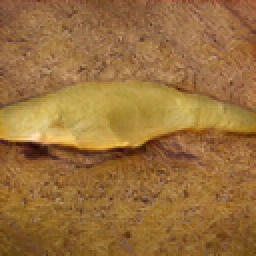
#> input picture testing/images/fake/AI_img1.jpeg, 128 x 128 px (shown 2 times larger); its folder holds only this picture in this run
$ python generate_pillar5_dataset.py   (older library calls are emulated)
#> lines starting #> are read from the running program, lines starting #| are printed output that depends on the picture; after the words box and inside, x2 and y2 are one past the last pixel; in counts of white or black regions, pixels touching at a corner belong together
import cv2
import numpy as np
import pandas as pd
import math
import os
import random
import argparse
from pathlib import Path
from concurrent.futures import ProcessPoolExecutor
import multiprocessing

def calculate_intersection(line1, line2):
    x1, y1, x2, y2 = line1
    x3, y3, x4, y4 = line2
    denom = (x1 - x2) * (y3 - y4) - (y1 - y2) * (x3 - x4)
    if denom == 0: return None
    px = ((x1 * y2 - y1 * x2) * (x3 - x4) - (x1 - x2) * (x3 * y4 - y3 * x4)) / denom
    py = ((x1 * y2 - y1 * x2) * (y3 - y4) - (y1 - y2) * (x3 * y4 - y3 * x4)) / denom
    return (px, py)

def extract_features(image_path, ransac_iters=800, target_dim=800):
    """
    Extracts multi-domain physics & illumination forensic features with scale-normalization:
    1. Ray Convergence & Inlier Ratio (RANSAC Vanishing Point)
    2. Angular Dispersion / Variance (Circular statistics)
    3. Shadow Penumbra Chromatic Variance (CIELAB)
    4. Normalized Sensor Noise Residual (Laplacian Variance on standardized canvas)
    """
    try:
        img = cv2.imread(str(image_path))
        if img is None: return None

        h, w = img.shape[:2]

        # Scale normalization to prevent 4K / low-res scale discrepancy
        scale = target_dim / max(h, w)
        img_norm = cv2.resize(img, (int(w * scale), int(h * scale)))

        # 1. Structural Preprocessing & Vector Extraction
        gray = cv2.cvtColor(img_norm, cv2.COLOR_BGR2GRAY)
        blurred = cv2.GaussianBlur(gray, (7, 7), 0)
        thresh = cv2.adaptiveThreshold(blurred, 255, cv2.ADAPTIVE_THRESH_GAUSSIAN_C, cv2.THRESH_BINARY_INV, 21, 5)
        edges = cv2.Canny(thresh, 40, 120)

        lines = cv2.HoughLinesP(edges, 1, np.pi / 180, threshold=50, minLineLength=50, maxLineGap=10)

        # 2. LAB Chromatic Variance in Shadow Regions
        lab = cv2.cvtColor(img_norm, cv2.COLOR_BGR2LAB)
        l_chan, a_chan, b_chan = cv2.split(lab)
        shadow_pix = l_chan < np.percentile(l_chan, 35)
        shadow_chroma_var = float(np.std(a_chan[shadow_pix]) + np.std(b_chan[shadow_pix]))

        # 3. Scale-normalized sensor residual noise
        lap_var = float(np.var(cv2.Laplacian(gray, cv2.CV_64F)))

        if lines is None:
            return {
                'total_lines': 0,
                'max_inliers': 0,
                'inlier_ratio': 0.0,
                'angular_variance_deg': 90.0,
                'shadow_chroma_var': round(shadow_chroma_var, 4),
                'lap_var': round(lap_var, 4)
            }

        lines = lines.reshape(-1, 4).tolist()
        angles = [math.atan2(l[3]-l[1], l[2]-l[0]) for l in lines]
        angles_mod = np.mod(angles, np.pi)
        median_angle = np.median(angles_mod)

        filtered_lines = []
        for line, angle in zip(lines, angles_mod):
            diff = abs(angle - median_angle)
            diff = min(diff, np.pi - diff)
            if diff < 0.35:
                filtered_lines.append(line)

        if len(filtered_lines) < 2:
            return {
                'total_lines': len(lines),
                'max_inliers': 0,
                'inlier_ratio': 0.0,
                'angular_variance_deg': 90.0,
                'shadow_chroma_var': round(shadow_chroma_var, 4),
                'lap_var': round(lap_var, 4)
            }

        # RANSAC Vanishing Point & Inlier estimation
        max_inliers = 0
        best_inlier_lines = []

        iterations = min(ransac_iters, len(filtered_lines) * len(filtered_lines))
        for _ in range(iterations):
            l1, l2 = random.sample(filtered_lines, 2)
            vp = calculate_intersection(l1, l2)
            if vp is None: continue

            inliers = 0
            inlier_lines = []
            for line in filtered_lines:
                den = math.sqrt((line[2]-line[0])**2 + (line[3]-line[1])**2)
                d = abs((line[2]-line[0])*(line[1]-vp[1]) - (line[0]-vp[0])*(line[3]-line[1])) / den if den > 0 else 9999
                if d < 50:
                    inliers += 1
                    inlier_lines.append(line)

            if inliers > max_inliers:
                max_inliers = inliers
                best_inlier_lines = inlier_lines

        inlier_ratio = max_inliers / len(lines) if len(lines) > 0 else 0

        inlier_angles = [math.atan2(l[3]-l[1], l[2]-l[0]) for l in best_inlier_lines]
        mean_sin = np.mean([math.sin(2 * a) for a in inlier_angles]) if inlier_angles else 0
        mean_cos = np.mean([math.cos(2 * a) for a in inlier_angles]) if inlier_angles else 0
        R = math.sqrt(mean_sin**2 + mean_cos**2)
        angular_variance_deg = math.degrees((1.0 - R) * np.pi)

        return {
            'total_lines': len(lines),
            'max_inliers': max_inliers,
            'inlier_ratio': round(inlier_ratio, 4),
            'angular_variance_deg': round(angular_variance_deg, 4),
            'shadow_chroma_var': round(shadow_chroma_var, 4),
            'lap_var': round(lap_var, 4)
        }
    except Exception:
        return None

def process_image_wrapper(args):
    img_path, label = args
    feats = extract_features(img_path)
    if feats:
        feats['label'] = label
        feats['filename'] = Path(img_path).name
        return feats
    return None

def generate_dataset(dataset_dir, output_csv="pillar5_training_dataset.csv", samples_per_class=1200):
#> called with dataset_dir = 'dataset', output_csv = 'pillar5_training_dataset.csv', samples_per_class = 1200
    dataset_dir = Path(dataset_dir)
    authentic_dir = dataset_dir / "authentic"
    fake_dir = dataset_dir / "fake"

    tasks = []

    # 1. Collect Authentic images
    if authentic_dir.exists():
        auth_images = [str(p) for p in authentic_dir.rglob("*.*") if p.suffix.lower() in ['.jpg', '.jpeg', '.png']]
        random.seed(42)
        random.shuffle(auth_images)
        auth_sample = auth_images[:samples_per_class]
        print(f"Sampled {len(auth_sample)} Authentic Images.")
        for p in auth_sample:
            tasks.append((p, 1))

    # 2. Collect Balanced Fake images across all subfolders
    if fake_dir.exists():
        fake_subfolders = [f for f in fake_dir.iterdir() if f.is_dir()]
        fake_sample = []
        if fake_subfolders:
            per_folder = max(1, samples_per_class // len(fake_subfolders))
            for sub in fake_subfolders:
                sub_images = [str(p) for p in sub.rglob("*.*") if p.suffix.lower() in ['.jpg', '.jpeg', '.png']]
                random.seed(42)
                random.shuffle(sub_images)
                selected = sub_images[:per_folder]
                print(f"Sampled {len(selected)} Fake images from {sub.name}")
                fake_sample.extend(selected)
        else:
            sub_images = [str(p) for p in fake_dir.rglob("*.*") if p.suffix.lower() in ['.jpg', '.jpeg', '.png']]
            random.seed(42)
            random.shuffle(sub_images)
            fake_sample = sub_images[:samples_per_class]

        print(f"Sampled total {len(fake_sample)} Fake Images across all generators.")
        for p in fake_sample:
            tasks.append((p, 0))

    print(f"Total dataset extraction tasks: {len(tasks)}. Running multi-core extraction...")

    data = []
    num_workers = min(multiprocessing.cpu_count(), 8)
    with ProcessPoolExecutor(max_workers=num_workers) as executor:
        for idx, result in enumerate(executor.map(process_image_wrapper, tasks)):
#> in extract_features, `gray = cv2.cvtColor(img_norm, cv2.COLOR_BGR2GRAY)`:
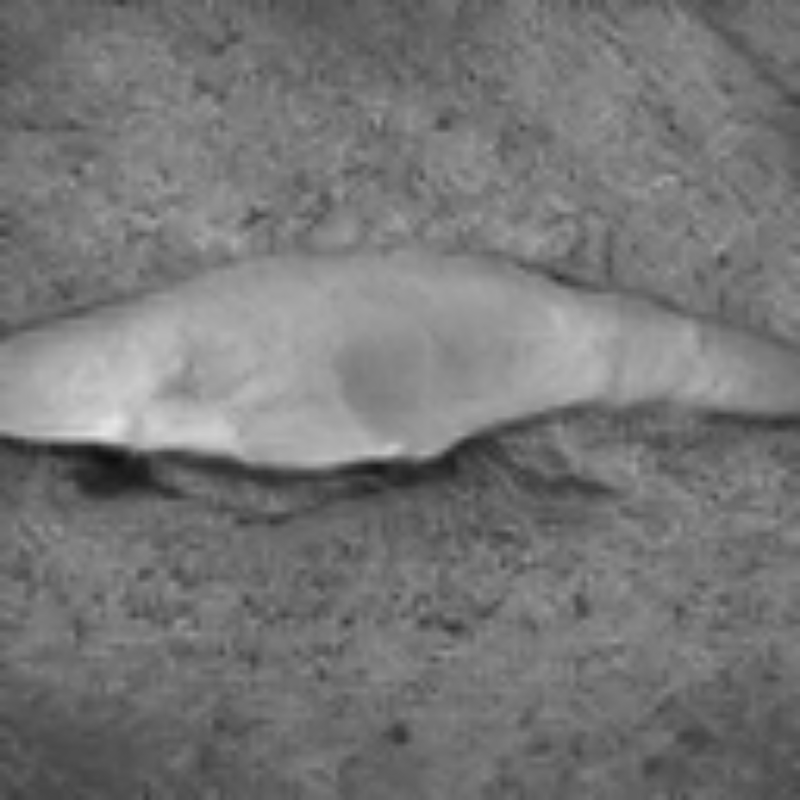
#> gray: shape (800, 800); min 13, max 230, mean 118.2
#> in extract_features, `thresh = cv2.adaptiveThreshold(blurred, 255, cv2.ADAPTIVE_THRESH_GAUSS..`:
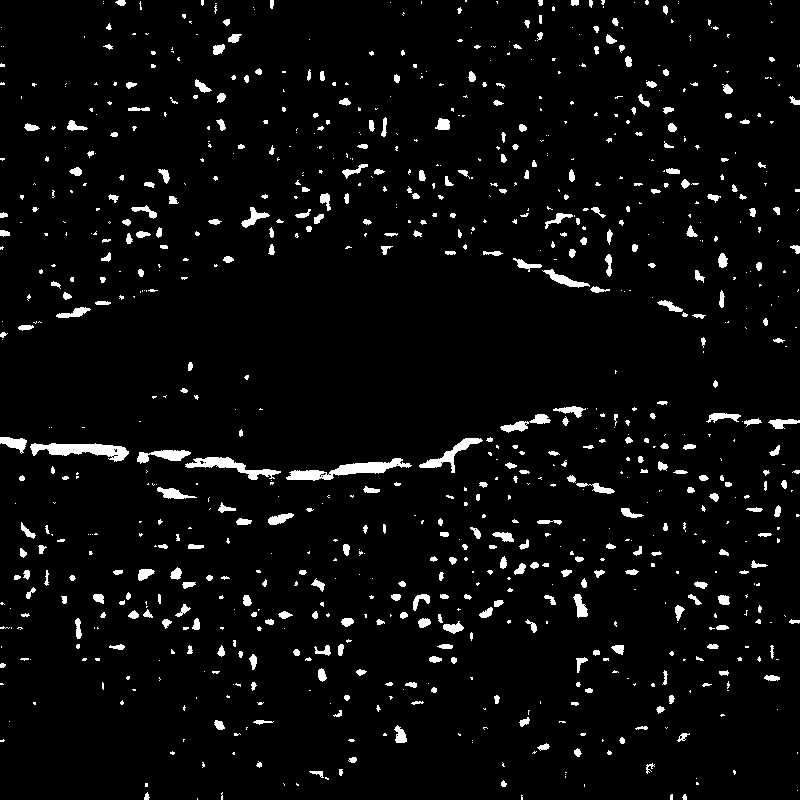
#> thresh: shape (800, 800); 4.2% white; 908 white regions (534 under 20 px), largest, box (x1, y1, x2, y2) and area: (286, 458, 412, 481) 1069, (30, 443, 129, 462) 990, (185, 457, 281, 480) 722
#> in extract_features, `shadow_chroma_var = float(np.std(a_chan[shadow_pix]) + np.std(b_chan[s..`: shadow_chroma_var = 9.01
#> in extract_features, `lap_var = float(np.var(cv2.Laplacian(gray, cv2.CV_64F)))`: lap_var = 3.42
#> in extract_features, `lines = lines.reshape(-1, 4).tolist()`: lines = [[185, 465, 263, 469], [82, 452, 148, 458], [257, 475, 312, 469], [26, 443, 100, 443], [376, 620, 429, 603]]
#> in extract_features, `angles = [math.atan2(l[3]-l[1], l[2]-l[0]) for l in lines]`: angles = [0.0512, 0.0907, -0.109, 0, -0.31]
#> in extract_features, `angles_mod = np.mod(angles, np.pi)`: angles_mod = [0.0512, 0.0907, 3.03, 0, 2.83]
#> in extract_features, `median_angle = np.median(angles_mod)`: median_angle = 0.0907
#> in extract_features, `inlier_ratio = max_inliers / len(lines) if len(lines) > 0 else 0`: inlier_ratio = 0.8
#> in process_image_wrapper, `feats = extract_features(img_path)`: feats = {'total_lines': 5, 'max_inliers': 4, 'inlier_ratio': 0.8, 'angular_variance_deg': 2.01, 'shadow_chroma_var': 9.01, 'lap_var': 3.42}
            if result:
                data.append(result)
            if (idx + 1) % 200 == 0 or idx + 1 == len(tasks):
                print(f"Extracted features for {idx + 1}/{len(tasks)} images...")
#> after the loop, data = 1 item

    df = pd.DataFrame(data)
#> df = table of 1 rows and 8 columns
    df.to_csv(output_csv, index=False)
    print(f"\n=======================================================")
    print(f"Training dataset created successfully with {len(df)} samples!")
#| Training dataset created successfully with 1 samples!
    print(f"Authentic samples: {len(df[df['label']==1])}")
#| Authentic samples: 0
    print(f"Fake (AI) samples: {len(df[df['label']==0])}")
#| Fake (AI) samples: 1
    print(f"Saved to: {output_csv}")
    print(f"=======================================================")

if __name__ == "__main__":
    parser = argparse.ArgumentParser()
    parser.add_argument("--dir", default="dataset", help="Directory containing 'authentic' and 'fake' subfolders")
    parser.add_argument("--output", default="pillar5_training_dataset.csv")
    parser.add_argument("--samples", type=int, default=1200, help="Number of images per class")
    args = parser.parse_args()
    generate_dataset(args.dir, args.output, args.samples)

$ run again, on testing/images/fake/AI_img5.png
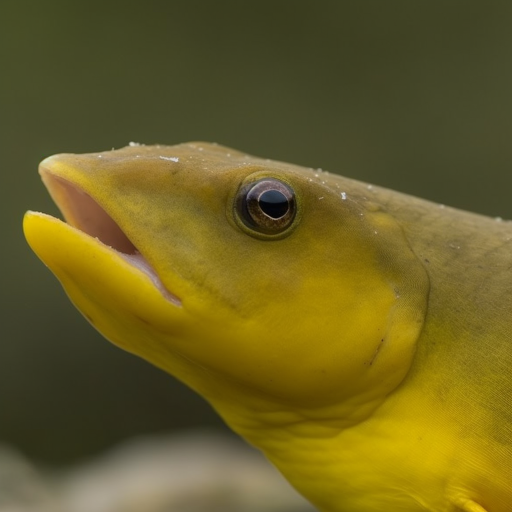
#> input picture testing/images/fake/AI_img5.png, 1024 x 1024 px (shown at 1/2 size)
#> in extract_features, `gray = cv2.cvtColor(img_norm, cv2.COLOR_BGR2GRAY)`:
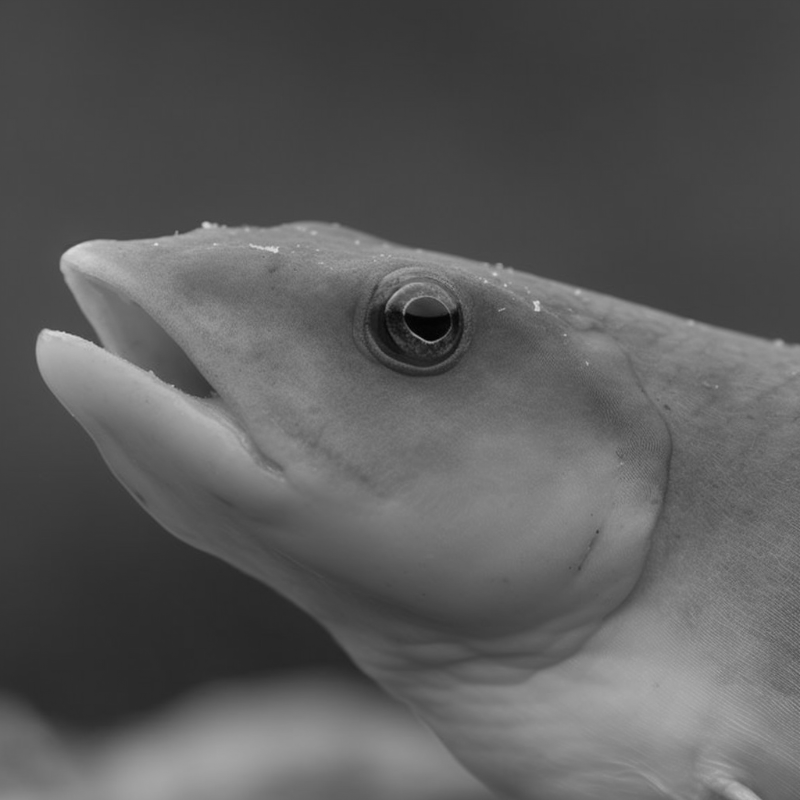
#> gray: shape (800, 800); min 1, max 226, mean 91.1
#> in extract_features, `thresh = cv2.adaptiveThreshold(blurred, 255, cv2.ADAPTIVE_THRESH_GAUSS..`:
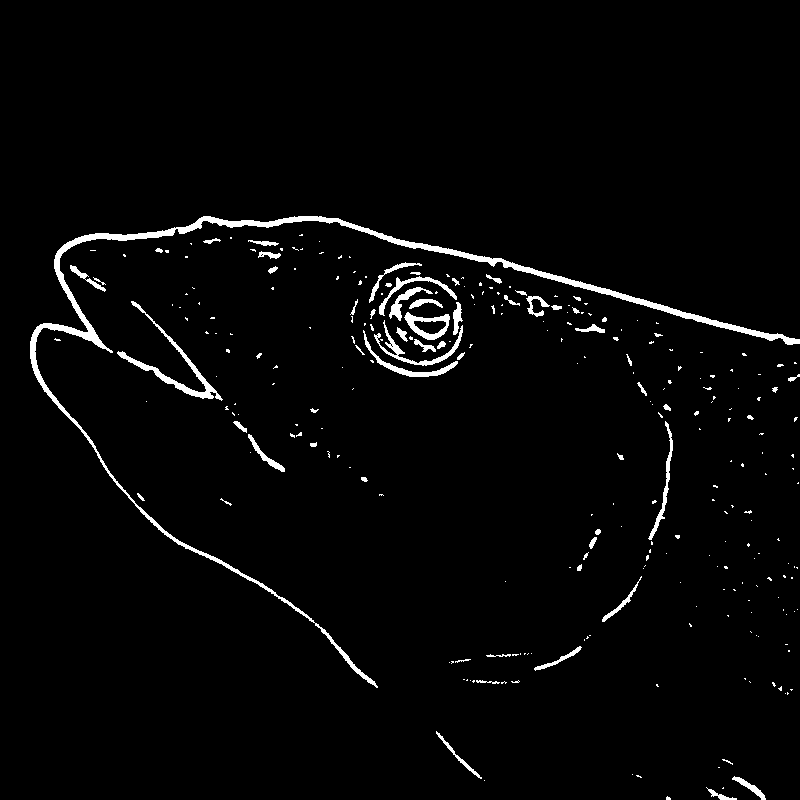
#> thresh: shape (800, 800); 2.5% white; 277 white regions (213 under 20 px), largest, box (x1, y1, x2, y2) and area: (30, 216, 800, 688) 7194, (117, 301, 223, 401) 1078, (374, 320, 463, 366) 606
#> shadow_chroma_var = 6.87
#> lap_var = 39.66
#> lines = 29 items
#> median_angle = 0.44
#> inlier_ratio = 0.379
#> feats = {'total_lines': 29, 'max_inliers': 11, 'inlier_ratio': 0.379, 'angular_variance_deg': 9.56, 'shadow_chroma_var': 6.87, 'lap_var': 39.66}
#> after the loop in generate_dataset, `for idx, result in enumerate(executor.map(process_image_wrapper, tasks..`: data = 1 item
#> df = table of 1 rows and 8 columns
#| Training dataset created successfully with 1 samples!
#| Authentic samples: 0
#| Fake (AI) samples: 1

$ run again, on testing/images/fake/Fake_1.jpeg
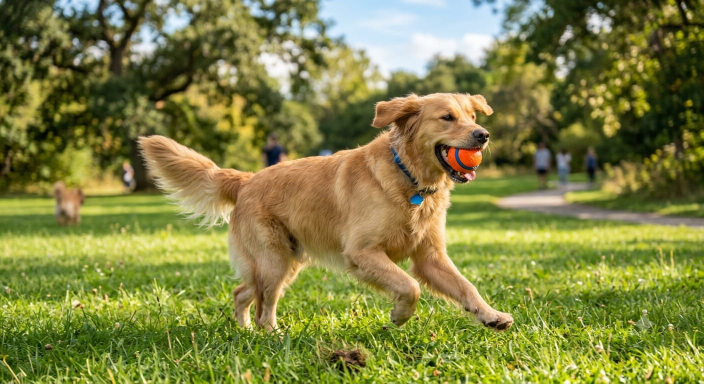
#> input picture testing/images/fake/Fake_1.jpeg, 1408 x 768 px (shown at 1/2 size)
#> in extract_features, `gray = cv2.cvtColor(img_norm, cv2.COLOR_BGR2GRAY)`:
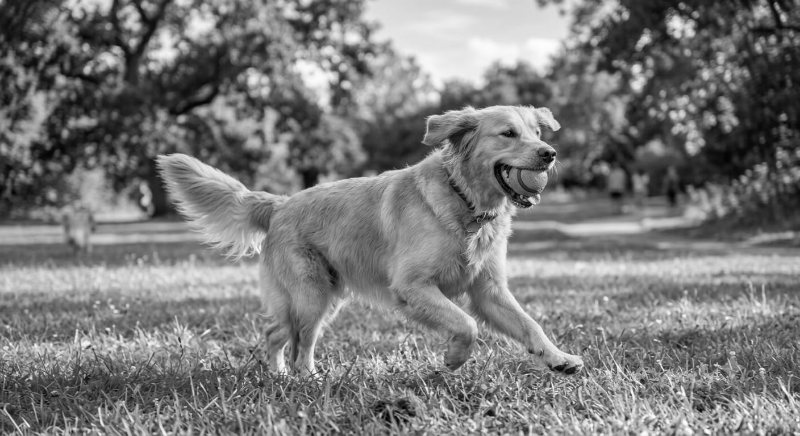
#> gray: shape (436, 800); min 1, max 254, mean 122.1
#> in extract_features, `thresh = cv2.adaptiveThreshold(blurred, 255, cv2.ADAPTIVE_THRESH_GAUSS..`:
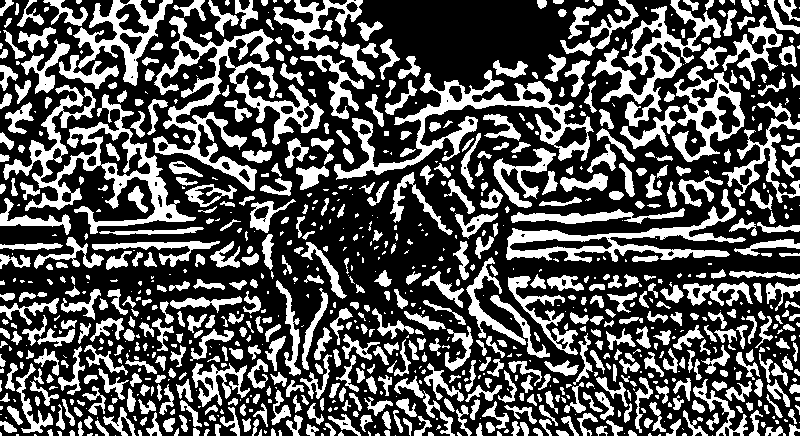
#> thresh: shape (436, 800); 33.9% white; 955 white regions (349 under 20 px), largest, box (x1, y1, x2, y2) and area: (153, 16, 324, 191) 6645, (3, 85, 196, 234) 6400, (334, 70, 594, 180) 5356
#> shadow_chroma_var = 19.42
#> lap_var = 917.9
#> lines = 484 items
#> median_angle = 0.567
#> inlier_ratio = 0.14
#> feats = {'total_lines': 484, 'max_inliers': 68, 'inlier_ratio': 0.141, 'angular_variance_deg': 5.54, 'shadow_chroma_var': 19.42, 'lap_var': 917.9}
#> after the loop in generate_dataset, `for idx, result in enumerate(executor.map(process_image_wrapper, tasks..`: data = 1 item
#> df = table of 1 rows and 8 columns
#| Training dataset created successfully with 1 samples!
#| Authentic samples: 0
#| Fake (AI) samples: 1

$ run again, on testing/images/fake/AI_img2.jpeg
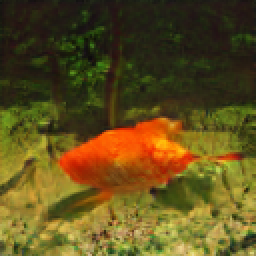
#> input picture testing/images/fake/AI_img2.jpeg, 128 x 128 px (shown 2 times larger)
#> in extract_features, `gray = cv2.cvtColor(img_norm, cv2.COLOR_BGR2GRAY)`:
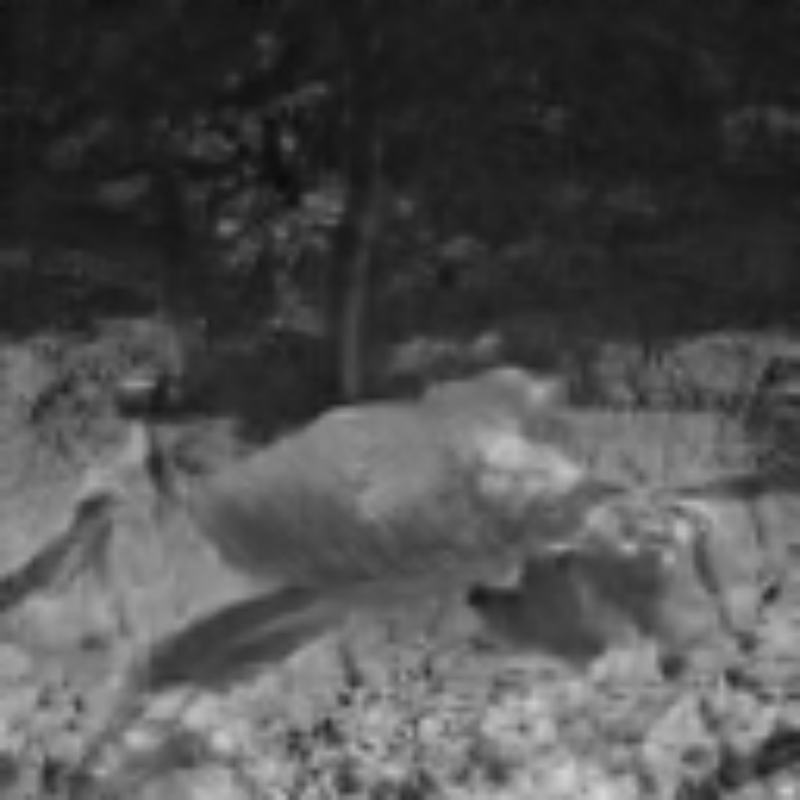
#> gray: shape (800, 800); min 11, max 215, mean 78.3
#> in extract_features, `thresh = cv2.adaptiveThreshold(blurred, 255, cv2.ADAPTIVE_THRESH_GAUSS..`:
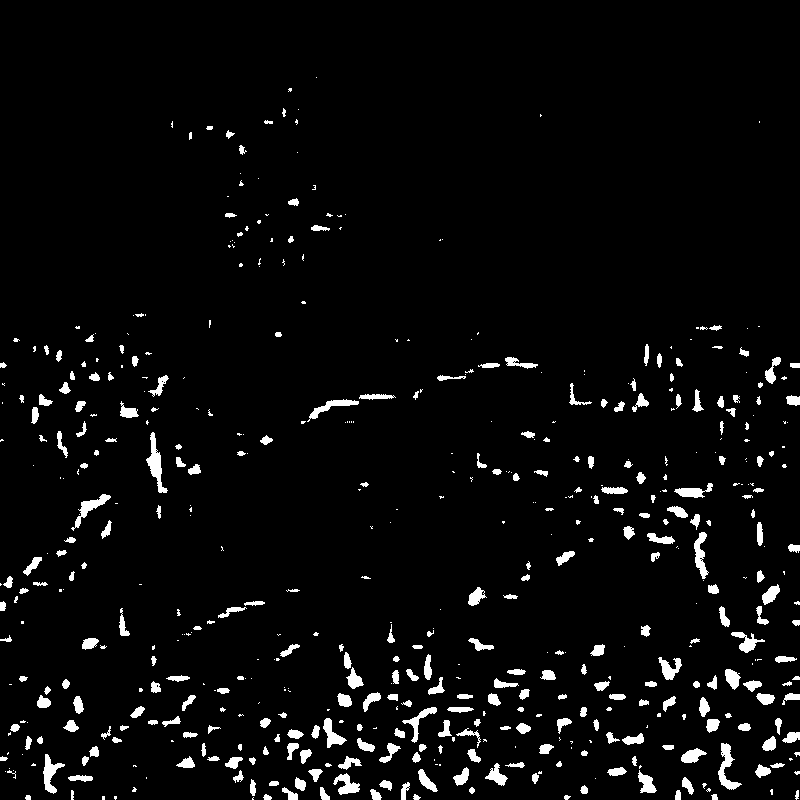
#> thresh: shape (800, 800); 4.1% white; 536 white regions (240 under 20 px), largest, box (x1, y1, x2, y2) and area: (146, 432, 168, 493) 476, (718, 743, 742, 790) 424, (71, 494, 111, 531) 362
#> in extract_features, `lines = cv2.HoughLinesP(edges, 1, np.pi / 180, threshold=50, minLineLe..`: lines = [[345, 706, 397, 696], [182, 635, 261, 600], [181, 635, 256, 600]]
#> shadow_chroma_var = 8.18
#> lap_var = 3.42
#> angles = [-0.19, -0.417, -0.437]
#> angles_mod = [2.95, 2.72, 2.7]
#> median_angle = 2.72
#> inlier_ratio = 1
#> feats = {'total_lines': 3, 'max_inliers': 3, 'inlier_ratio': 1, 'angular_variance_deg': 4.48, 'shadow_chroma_var': 8.18, 'lap_var': 3.42}
#> after the loop in generate_dataset, `for idx, result in enumerate(executor.map(process_image_wrapper, tasks..`: data = 1 item
#> df = table of 1 rows and 8 columns
#| Training dataset created successfully with 1 samples!
#| Authentic samples: 0
#| Fake (AI) samples: 1
